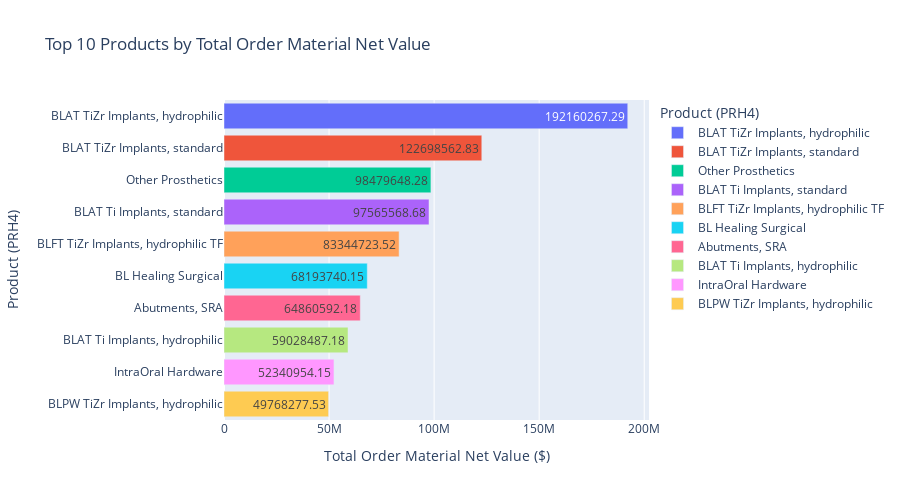

Here is the notebook cell this chart was saved with:
### Code cell
import plotly.express as px

# Calculate total 'order_material_net_value' for each product (PRH4)
product_totals = combined_df.groupby('PRH4')['order_material_net_value'].sum().sort_values(ascending=False)

# Select the top 10 products
top_products = product_totals.head(10)

# Create a DataFrame for the plot
top_products_df = top_products.reset_index()
top_products_df.columns = ['Product (PRH4)', 'Total Order Material Net Value']

# Create an interactive horizontal bar chart
fig = px.bar(top_products_df, x='Total Order Material Net Value', y='Product (PRH4)',
             title='Top 10 Products by Total Order Material Net Value',
             labels={'Total Order Material Net Value': 'Total Order Material Net Value', 'Product (PRH4)': 'Product (PRH4)'},
             orientation='h', color='Product (PRH4)',  # Color by product
             height=500, text='Total Order Material Net Value')  # Display values on bars

# Customize hover data
fig.update_traces(hovertemplate='Product (PRH4): %{y}<br>Total Order Material Net Value: $%{x}<extra></extra>')

# Adjust layout for readability
fig.update_layout(xaxis_title='Total Order Material Net Value ($)',
                  yaxis_title='Product (PRH4)',
                  coloraxis_showscale=False)  # Hide color scale if not needed

fig.show()

### Figure 1 — Plotly figure (JSON) as saved in the notebook; plotly's stock layout.template omitted (floating-point values rounded to 4 significant figures)
{"data": [{"alignmentgroup": "True", "hovertemplate": "Product (PRH4): %{y}<br>Total Order Material Net Value: $%{x}<extra></extra>", "legendgroup": "BLAT TiZr Implants, hydrophilic", "marker": {"color": "#636efa", "pattern": {"shape": ""}}, "name": "BLAT TiZr Implants, hydrophilic", "offsetgroup": "BLAT TiZr Implants, hydrophilic", "orientation": "h", "showlegend": true, "text": [192200000.0], "textposition": "auto", "type": "bar", "x": [192200000.0], "xaxis": "x", "y": ["BLAT TiZr Implants, hydrophilic"], "yaxis": "y"}, {"alignmentgroup": "True", "hovertemplate": "Product (PRH4): %{y}<br>Total Order Material Net Value: $%{x}<extra></extra>", "legendgroup": "BLAT TiZr Implants, standard", "marker": {"color": "#EF553B", "pattern": {"shape": ""}}, "name": "BLAT TiZr Implants, standard", "offsetgroup": "BLAT TiZr Implants, standard", "orientation": "h", "showlegend": true, "text": [122700000.0], "textposition": "auto", "type": "bar", "x": [122700000.0], "xaxis": "x", "y": ["BLAT TiZr Implants, standard"], "yaxis": "y"}, {"alignmentgroup": "True", "hovertemplate": "Product (PRH4): %{y}<br>Total Order Material Net Value: $%{x}<extra></extra>", "legendgroup": "Other Prosthetics", "marker": {"color": "#00cc96", "pattern": {"shape": ""}}, "name": "Other Prosthetics", "offsetgroup": "Other Prosthetics", "orientation": "h", "showlegend": true, "text": [98480000.0], "textposition": "auto", "type": "bar", "x": [98480000.0], "xaxis": "x", "y": ["Other Prosthetics"], "yaxis": "y"}, {"alignmentgroup": "True", "hovertemplate": "Product (PRH4): %{y}<br>Total Order Material Net Value: $%{x}<extra></extra>", "legendgroup": "BLAT Ti Implants, standard", "marker": {"color": "#ab63fa", "pattern": {"shape": ""}}, "name": "BLAT Ti Implants, standard", "offsetgroup": "BLAT Ti Implants, standard", "orientation": "h", "showlegend": true, "text": [97570000.0], "textposition": "auto", "type": "bar", "x": [97570000.0], "xaxis": "x", "y": ["BLAT Ti Implants, standard"], "yaxis": "y"}, {"alignmentgroup": "True", "hovertemplate": "Product (PRH4): %{y}<br>Total Order Material Net Value: $%{x}<extra></extra>", "legendgroup": "BLFT TiZr Implants, hydrophilic TF", "marker": {"color": "#FFA15A", "pattern": {"shape": ""}}, "name": "BLFT TiZr Implants, hydrophilic TF", "offsetgroup": "BLFT TiZr Implants, hydrophilic TF", "orientation": "h", "showlegend": true, "text": [83340000.0], "textposition": "auto", "type": "bar", "x": [83340000.0], "xaxis": "x", "y": ["BLFT TiZr Implants, hydrophilic TF"], "yaxis": "y"}, {"alignmentgroup": "True", "hovertemplate": "Product (PRH4): %{y}<br>Total Order Material Net Value: $%{x}<extra></extra>", "legendgroup": "BL Healing Surgical", "marker": {"color": "#19d3f3", "pattern": {"shape": ""}}, "name": "BL Healing Surgical", "offsetgroup": "BL Healing Surgical", "orientation": "h", "showlegend": true, "text": [68190000.0], "textposition": "auto", "type": "bar", "x": [68190000.0], "xaxis": "x", "y": ["BL Healing Surgical"], "yaxis": "y"}, {"alignmentgroup": "True", "hovertemplate": "Product (PRH4): %{y}<br>Total Order Material Net Value: $%{x}<extra></extra>", "legendgroup": "Abutments, SRA", "marker": {"color": "#FF6692", "pattern": {"shape": ""}}, "name": "Abutments, SRA", "offsetgroup": "Abutments, SRA", "orientation": "h", "showlegend": true, "text": [64860000.0], "textposition": "auto", "type": "bar", "x": [64860000.0], "xaxis": "x", "y": ["Abutments, SRA"], "yaxis": "y"}, {"alignmentgroup": "True", "hovertemplate": "Product (PRH4): %{y}<br>Total Order Material Net Value: $%{x}<extra></extra>", "legendgroup": "BLAT Ti Implants, hydrophilic", "marker": {"color": "#B6E880", "pattern": {"shape": ""}}, "name": "BLAT Ti Implants, hydrophilic", "offsetgroup": "BLAT Ti Implants, hydrophilic", "orientation": "h", "showlegend": true, "text": [59030000.0], "textposition": "auto", "type": "bar", "x": [59030000.0], "xaxis": "x", "y": ["BLAT Ti Implants, hydrophilic"], "yaxis": "y"}, {"alignmentgroup": "True", "hovertemplate": "Product (PRH4): %{y}<br>Total Order Material Net Value: $%{x}<extra></extra>", "legendgroup": "IntraOral Hardware", "marker": {"color": "#FF97FF", "pattern": {"shape": ""}}, "name": "IntraOral Hardware", "offsetgroup": "IntraOral Hardware", "orientation": "h", "showlegend": true, "text": [52340000.0], "textposition": "auto", "type": "bar", "x": [52340000.0], "xaxis": "x", "y": ["IntraOral Hardware"], "yaxis": "y"}, {"alignmentgroup": "True", "hovertemplate": "Product (PRH4): %{y}<br>Total Order Material Net Value: $%{x}<extra></extra>", "legendgroup": "BLPW TiZr Implants, hydrophilic", "marker": {"color": "#FECB52", "pattern": {"shape": ""}}, "name": "BLPW TiZr Implants, hydrophilic", "offsetgroup": "BLPW TiZr Implants, hydrophilic", "orientation": "h", "showlegend": true, "text": [49770000.0], "textposition": "auto", "type": "bar", "x": [49770000.0], "xaxis": "x", "y": ["BLPW TiZr Implants, hydrophilic"], "yaxis": "y"}], "layout": {"barmode": "relative", "coloraxis": {"showscale": false}, "height": 500, "legend": {"title": {"text": "Product (PRH4)"}, "tracegroupgap": 0}, "title": {"text": "Top 10 Products by Total Order Material Net Value"}, "xaxis": {"anchor": "y", "domain": [0, 1], "title": {"text": "Total Order Material Net Value ($)"}}, "yaxis": {"anchor": "x", "categoryarray": ["BLPW TiZr Implants, hydrophilic", "IntraOral Hardware", "BLAT Ti Implants, hydrophilic", "Abutments, SRA", "BL Healing Surgical", "BLFT TiZr Implants, hydrophilic TF", "BLAT Ti Implants, standard", "Other Prosthetics", "BLAT TiZr Implants, standard", "BLAT TiZr Implants, hydrophilic"], "categoryorder": "array", "domain": [0, 1], "title": {"text": "Product (PRH4)"}}}}
